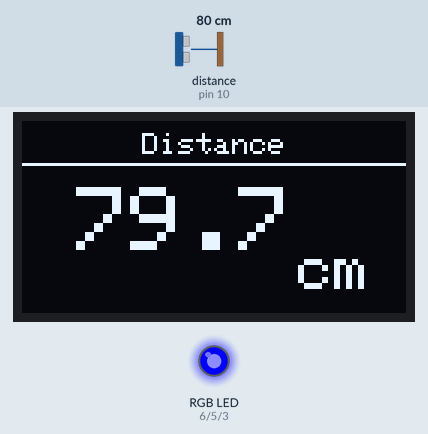
Simulated run of this program. Board: Arduino Uno, built with avr-gcc and run on an emulated ATmega328P. Shown: 128×64 one-colour display, an RGB LED mixed from three pins (HIGH = lit). Wiring (inferred from the names in the program): ultrasonic range finder: trigger pin 9; echo pin 10. The inputs (shaded band) are chosen by the test bench; at power-on: distance to the obstacle (sensor on pin 10) 80 cm. The echo pulse lasts 58.3 µs per cm; dim RGB values are drawn brighter than linear; pins used as bus, display or sensor lines are not drawn; what the program prints to the serial monitor is not drawn.

Above: at 3.2 s.
3.3 s: distance to the obstacle (sensor on pin 10) set to 34 cm
At 4.5 s:
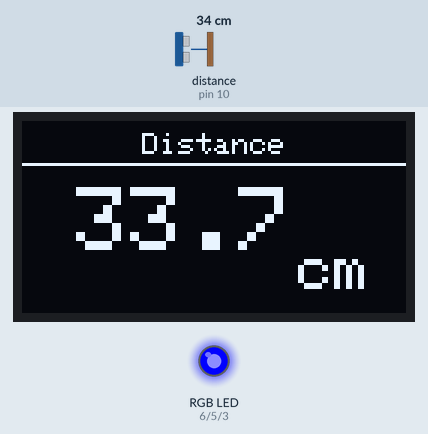
5.2 s: distance to the obstacle (sensor on pin 10) set to 29 cm
At 6.6 s:
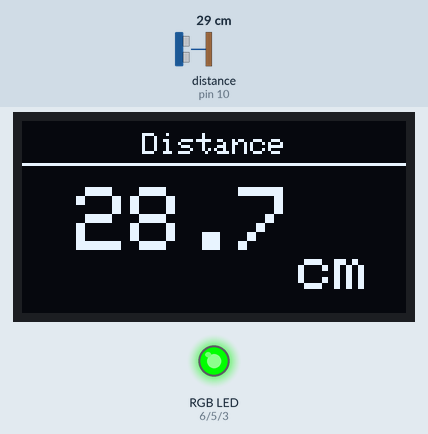
6.9 s: distance to the obstacle (sensor on pin 10) set to 2 cm
At 7.4 s:
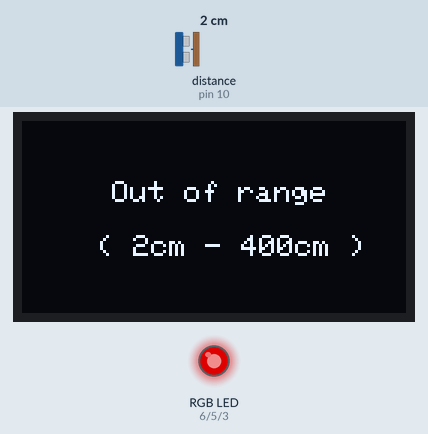
8.5 s: distance to the obstacle (sensor on pin 10) set to 299 cm
At 10.3 s:
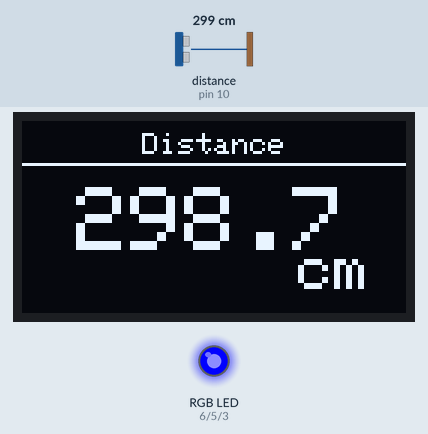
Timing chart, 0 to 11.2 s (numbered marks = the images above; inputs shaded):
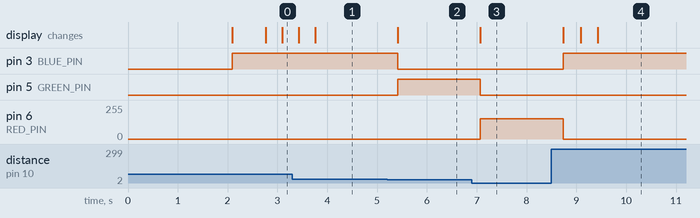

Measured:
- the behaviour switches between 31 and 30 cm on distance to the obstacle (sensor on pin 10) (found by bisection; images 1 and 2)
- after the input at 3.3 s, the display: first changes after 0.13 s (image 1 shows a later state)
- after the input at 5.2 s, pin 3 (BLUE_PIN): HIGH → LOW after 0.22 s; pin 5 (GREEN_PIN): LOW → HIGH after 0.22 s; the display: changes after 0.22 s (image 2)
- after the input at 6.9 s, pin 5 (GREEN_PIN): HIGH → LOW after 0.17 s; pin 6 (RED_PIN): 0/255 → 153/255 after 0.17 s; the display: changes after 0.17 s (image 3)
- after the input at 8.5 s, pin 3 (BLUE_PIN): LOW → HIGH after 0.24 s; pin 6 (RED_PIN): 153/255 → 0/255 after 0.24 s; the display: changes after 0.24 s (image 4)

The program:

main.cpp
```cpp
#include <Arduino.h>
#include <Wire.h>
#include <Adafruit_GFX.h>
#include <Adafruit_SSD1306.h>


#define SCREEN_WIDTH 128
#define SCREEN_HEIGHT 64
#define OLED_RESET -1

Adafruit_SSD1306 display(SCREEN_WIDTH, SCREEN_HEIGHT, &Wire, OLED_RESET);

#define TRIG_PIN 9
#define ECHO_PIN 10

#define MAX_DISTANCE 400
#define MIN_DISTANCE 2

#define BLUE_PIN 3
#define GREEN_PIN 5
#define RED_PIN 6

#define CLOSE_DISTANCE 2
#define FAR_DISTANCE 30

void setup() {
  Serial.begin(9600);
  pinMode(TRIG_PIN, OUTPUT);
  pinMode(ECHO_PIN, INPUT);

  pinMode(RED_PIN, OUTPUT);
  pinMode(GREEN_PIN, OUTPUT);
  pinMode(BLUE_PIN, OUTPUT);

  if( !display.begin(SSD1306_SWITCHCAPVCC, 0x3C)){
    Serial.println("OLED not Found! Check Wiring.");
    while(true);
  }

  display.clearDisplay();
  display.setTextColor(SSD1306_WHITE);
  display.setTextSize(1);
  display.setCursor(20, 25);
  display.println("Distance Meter");
  display.display();
  delay(2000);

  Serial.println("Distance meter Starting...");
}

void setLED(int r, int g, int b){
  analogWrite(RED_PIN, r);
  analogWrite(GREEN_PIN, g);
  analogWrite(BLUE_PIN, b);
}

float readDistance(){
  digitalWrite(TRIG_PIN, LOW);
  delayMicroseconds(2);

  digitalWrite(TRIG_PIN, HIGH);
  delayMicroseconds(10);
  digitalWrite(TRIG_PIN, LOW);

  long duration = pulseIn(ECHO_PIN, HIGH, 30000);

  float distance = (duration * 0.0343)/2.0;
  return distance;
}
void displayDistance(float distance){
  display.clearDisplay();
  if(distance < MIN_DISTANCE || distance > MAX_DISTANCE){
    display.setTextSize(1);
    display.setCursor(30, 20);
    display.println("Out of range");
    display.setCursor(25, 38);
    display.println("( 2cm - 400cm )");
  }else{
    display.setTextSize(1);
    display.setCursor(40, 4);
    display.println("Distance");

    display.setTextSize(3);
    display.setCursor(18, 22);
    display.println(distance, 1);

    display.setTextSize(2);
    display.setCursor(92, 42);
    display.println("cm");

    display.drawLine(0, 14, 128, 14, SSD1306_WHITE);
  }
  display.display();
}

void updateLED(float distance){
  if(distance < CLOSE_DISTANCE){
    int brightness = map(distance, 0, CLOSE_DISTANCE, 255, 50);
    setLED(brightness, 0, 0);
    Serial.println("LED: RED");
  } else if(distance > FAR_DISTANCE){
    setLED(0, 0, 255);
    Serial.println("LED: BLUE");
  } else{
    setLED(0, 255, 0);
    Serial.println("LED: GREEN");
  }
}

void loop() {
  float distance = readDistance();

  Serial.print("Distance: ");
  Serial.print(distance);
  Serial.println(" cm");

  displayDistance(distance);
  updateLED(distance);

  delay(300);
}
 
```
